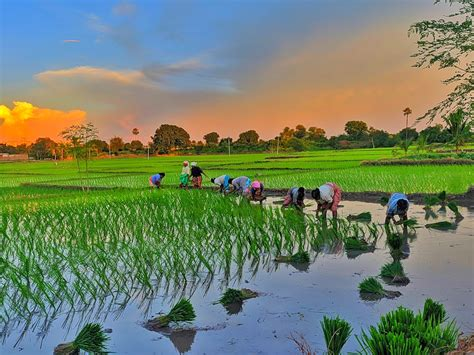
#> input picture image/paddy_image.jpeg, 474 x 355 px, found by its file name
$ python non_linear_fun.py
#> lines starting #> are read from the running program, lines starting #| are printed output that depends on the picture; after the words box and inside, x2 and y2 are one past the last pixel; in counts of white or black regions, pixels touching at a corner belong together
import cv2 as cv
import matplotlib.pyplot as plt
import os
import numpy as np
import math
# s = c* r^g
# s= c * log2(1+r)

# red changell 0.299
# blue channel 0.587
# green channe 0.114
def build_nonlinear():
    print(os.getcwd())
    imgpath1 = os.path.join(os.getcwd(), 'image/paddy_image.jpeg')
    img = cv.imread(imgpath1, 0)
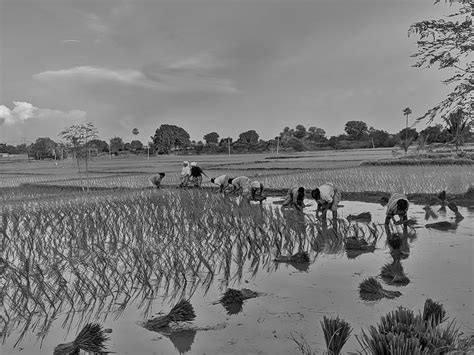
#> img: shape (355, 474); min 0, max 231, mean 122.2

    def make_gamma(gamma):
        no_rows,no_col=img.shape
        new_img=np.zeros((no_rows,no_col),dtype=np.uint8)
        # for channel in range(no_channel):
        for row in range (no_rows):
            for col in range (no_col):
                new_img[row][col]=img[row][col]**gamma

        return new_img
    def make_log():
        no_rows,no_col=img.shape
        new_img=np.zeros((no_rows,no_col),dtype=np.uint8)
        # for channel in range(no_channel):
        for row in range (no_rows):
            for col in range (no_col):
                value = math.log2(1 + float(img[row, col]))
                new_img[row,col]=int(value)
                # print(value)

        return new_img
# 0.1,0.3,0.7,1,2,3
    gamma_img1=make_gamma(0.1)
#> after the loop in make_gamma, `for row in range (no_rows):`:
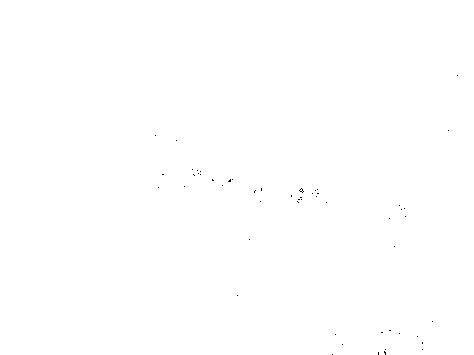
#> new_img: shape (355, 474); values 0 (black) and 1 (white), 99.9% white; black in thin lines or dots, all inside (x1, y1, x2, y2) = (155, 75, 458, 355)
    gamma_img2=make_gamma(0.3)
#> call 2 of make_gamma, with gamma = 0.3
#> after the loop in make_gamma (call 2), `for row in range (no_rows):`:
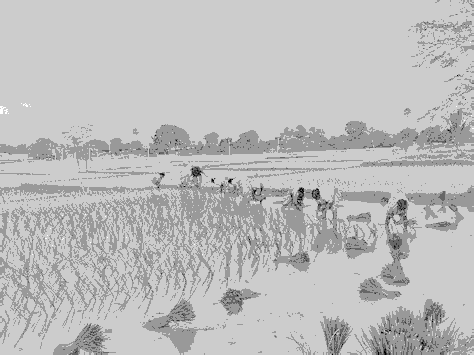
#> new_img: shape (355, 474); min 0, max 5, mean 3.72; drawn with min black and max white
    gamma_img3=make_gamma(0.7)
#> call 3 of make_gamma, with gamma = 0.7
#> after the loop in make_gamma (call 3), `for row in range (no_rows):`:
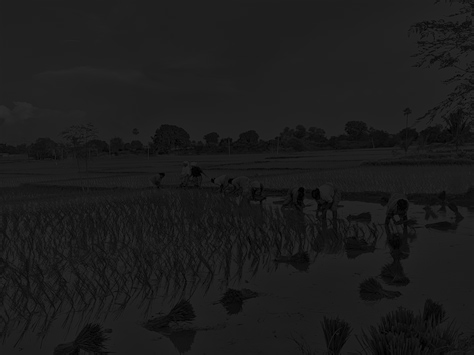
#> new_img: shape (355, 474); min 0, max 45, mean 28.1
    gamma_img4=make_gamma(1)
    gamma_img5=make_gamma(2)
#> after the loop in make_gamma (call 5), `for row in range (no_rows):`:
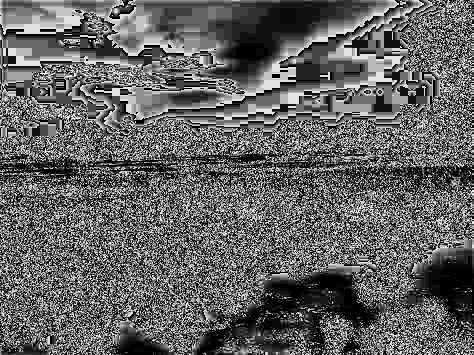
#> new_img: shape (355, 474); min 0, max 249, mean 99
    log_img=make_log()
#> after the loop in make_log, `for row in range (no_rows):`:
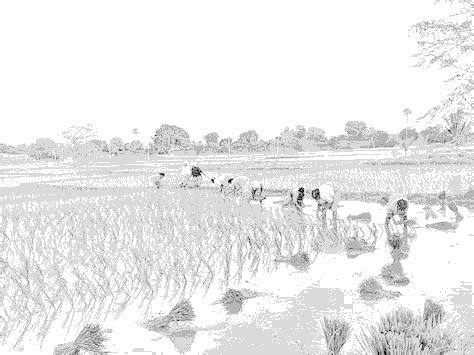
#> new_img: shape (355, 474); min 0, max 7, mean 6.48; drawn with min black and max white
    plt.figure(figsize=(10,10))
    plt.subplot(3,3,1)
    plt.imshow(img,cmap='grey')
    plt.title('original image')
    plt.subplot(3,3,2)
    plt.imshow(gamma_img1,cmap='grey')
    plt.title('gamma 0.1')
    plt.subplot(3,3,3)
    plt.imshow(gamma_img2,cmap='grey')
    plt.title("gamma 0.3")

    plt.subplot(3,3,4)
    plt.imshow(gamma_img3,cmap='grey')
    plt.title("gamma 0.7")

    plt.subplot(3,3,5)
    plt.imshow(gamma_img4,cmap='grey')
    plt.title("gamma 1")

    # plt.subplot(3,3,5)
    # plt.imshow(gamma_img5,cmap='grey')

    plt.subplot(3,3,6)
    plt.imshow(log_img,cmap='grey')

    plt.show()

if __name__=='__main__':
    build_nonlinear()

$ run again, with image/einstein.jpeg copied over image/paddy_image.jpeg
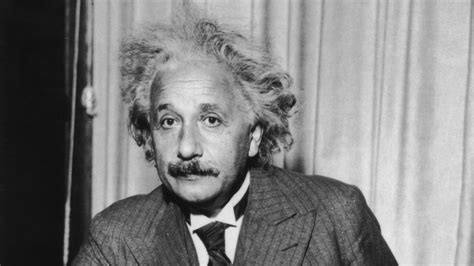
#> input picture image/einstein.jpeg, 474 x 266 px, found by its file name
#> in build_nonlinear, img is the input picture: shape (266, 474); min 7, max 240, mean 129.5
#> after the loop in make_gamma (call 5), `for row in range (no_rows):`:
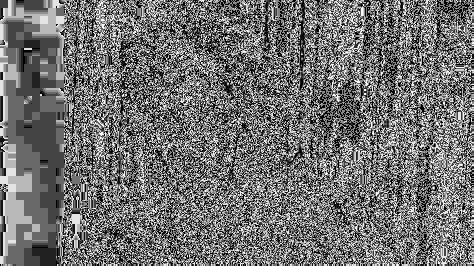
#> new_img: shape (266, 474); min 0, max 249, mean 113
#> after the loop in make_log, `for row in range (no_rows):`:
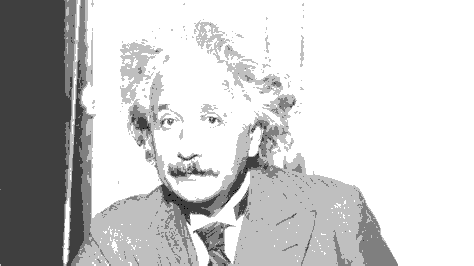
#> new_img: shape (266, 474); min 3, max 7, mean 6.17; drawn with min black and max white

$ run again, with image/flower.jpeg copied over image/paddy_image.jpeg
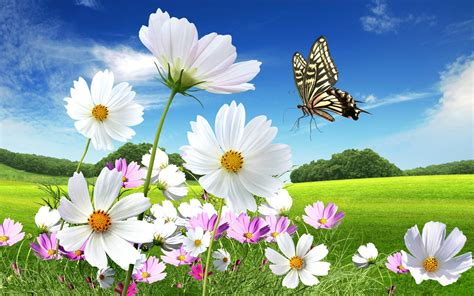
#> input picture image/flower.jpeg, 474 x 296 px, found by its file name
#> after the loop in make_gamma (call 5), `for row in range (no_rows):`:
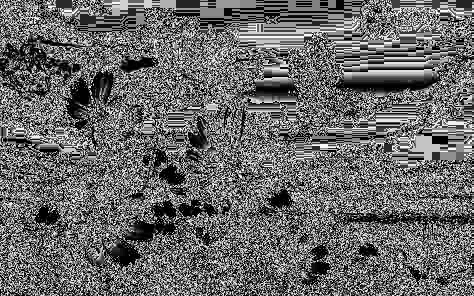
#> new_img: shape (296, 474); min 0, max 249, mean 105.3
#> after the loop in make_log, `for row in range (no_rows):`:
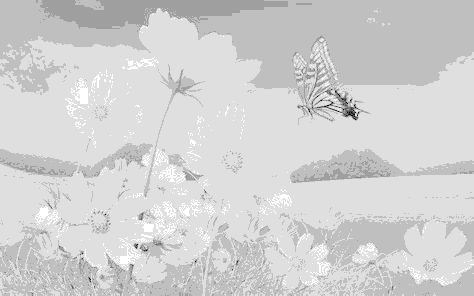
#> new_img: shape (296, 474); min 0, max 8, mean 6.59; drawn with min black and max white
